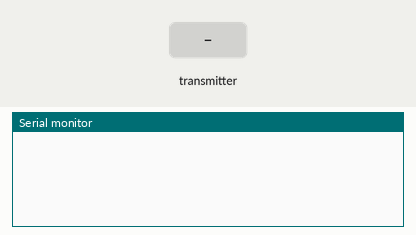
Simulated run of this sketch. Board: Arduino Uno, built with avr-gcc and run on an emulated ATmega328P. Parts: the last lines printed to the serial monitor. Inputs (shaded band) come from the test bench. No radio packets arrive unless stated.

Above: at 1.2 s.
1.3 s: the transmitter starts sending text = 0
At 1.37 s:
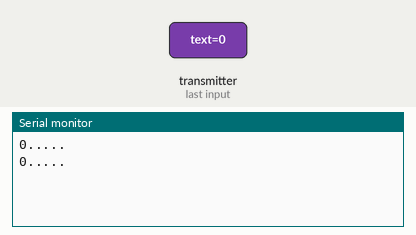
3.2 s: the transmitter starts sending text = 255
At 3.27 s:
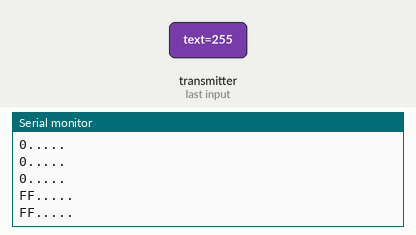

Measured:
- after the input at 1.3 s, the serial monitor: prints a new line at once (image 1)
- after the input at 3.2 s, the serial monitor: prints a new line at once (image 2)

The sketch:

NRF24-receiver.ino
```cpp
#include <SPI.h>
#include <nRF24L01.h>
#include <RF24.h>

RF24 radio(7,8);

const byte address[6] = "00001";

void setup() {
  // put your setup code here, to run once:
  Serial.begin(9600);
  radio.begin();
  radio.openReadingPipe(0,address);
  radio.setPALevel(RF24_PA_MAX);
  radio.setDataRate(RF24_250KBPS);
  radio.startListening();
}

void loop() {
  uint8_t text;

  if (radio.available()) {
    radio.read(&text, sizeof(text));
       Serial.print(text, HEX);
       Serial.println(".....");

  }
}
```
